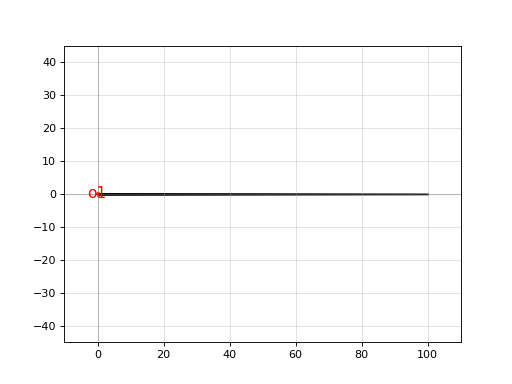

The script that drew this image:
import gdsfactory as gf

c = gf.components.edge_coupler_silicon(length=100, width1=0.5, width2=0.2, with_bbox=True, with_two_ports=False, cross_section='strip')
c.plot()
